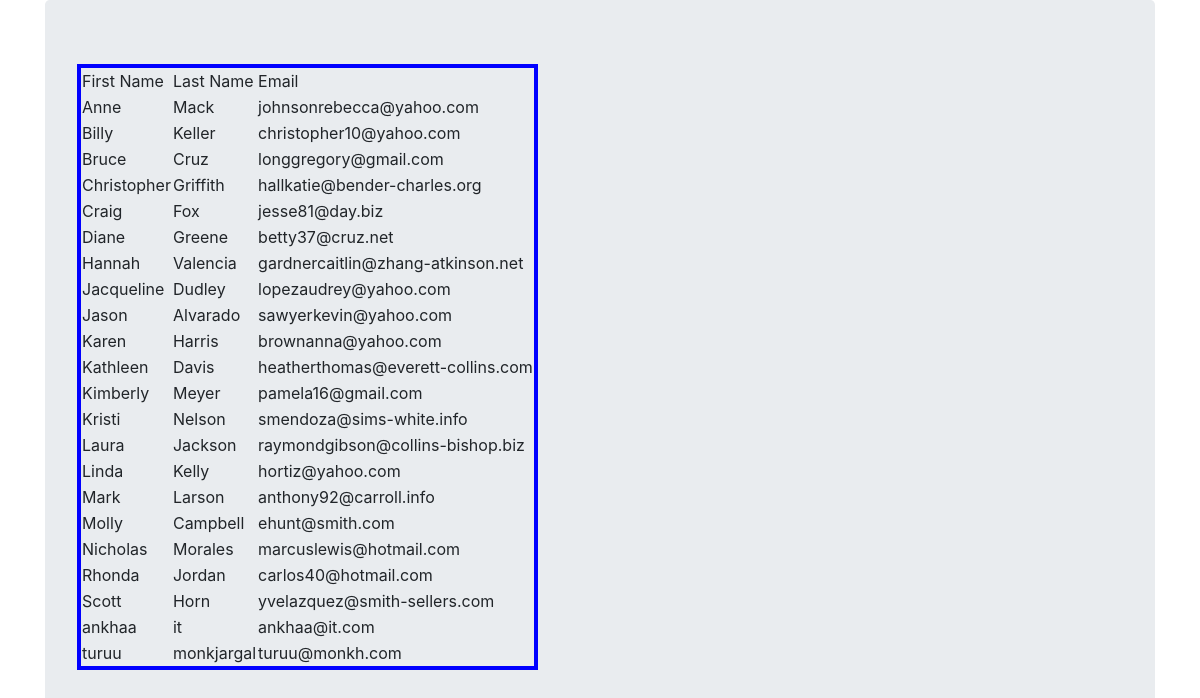
/users/, run on the app's committed database.
### appTwo/models.py (models this page shows)
class User(models.Model):
    firs_name = models.CharField(max_length=264, unique=True)
    last_name = models.CharField(max_length=264, unique=True)
    email = models.EmailField(max_length=264, unique=True)

### appTwo/views.py (the view)
# urls.py: path('', views.users, name='user'),
def users(request):
    user_list = User.objects.order_by('firs_name')
    user_dict = {'users': user_list}
    return render(request, 'appTwo/user.html', context=user_dict)

### appTwo/templates/appTwo/user.html (shortened to what this page needs)
<!DOCTYPE html>
{% load static %}
<html>
<head>
	<link rel="stylesheet" href="https://stackpath.bootstrapcdn.com/bootstrap/4.4.1/css/bootstrap.min.css">
	<link rel="stylesheet" type="text/css" href="{% static 'css/mystyle.css' %}">
</head>
<body>
	<div class="container" class="center">
	<div class="jumbotron" >
		{% if users %}
		<table>
			<thead>
				<td>First Name</td>
				<td>Last Name</td>
				<td>Email</td>
			</thead>
			{% for user in users %}
			<tr>
				<td>{{user.firs_name}}</td>
				<td>{{user.last_name}}</td>
				<td>{{user.email}}</td>
			</tr>
			{% endfor %}
			{% else %}
				<p>There is no user</p>
			{% endif%}
		</table>
	</div>
</div>
</body>
</html>

### appTwo/static/css/mystyle.css (style rules this page uses)
table,th { border:4px solid blue; }

### data on the page
User: firs_name "Anne", last_name "Mack", email "johnsonrebecca@yahoo.com"
User: firs_name "Billy", last_name "Keller", email "christopher10@yahoo.com"
User: firs_name "Bruce", last_name "Cruz", email "longgregory@gmail.com"
User: firs_name "Christopher", last_name "Griffith", email "hallkatie@bender-charles.org"
User: firs_name "Craig", last_name "Fox", email "jesse81@day.biz"
User: firs_name "Diane", last_name "Greene", email "betty37@cruz.net"
User: firs_name "Hannah", last_name "Valencia", email "gardnercaitlin@zhang-atkinson.net"
User: firs_name "Jacqueline", last_name "Dudley", email "lopezaudrey@yahoo.com"
User: firs_name "Jason", last_name "Alvarado", email "sawyerkevin@yahoo.com"
User: firs_name "Karen", last_name "Harris", email "brownanna@yahoo.com"
User: firs_name "Kathleen", last_name "Davis", email "heatherthomas@everett-collins.com"
User: firs_name "Kimberly", last_name "Meyer", email "pamela16@gmail.com"
User: firs_name "Kristi", last_name "Nelson", email "smendoza@sims-white.info"
User: firs_name "Laura", last_name "Jackson", email "raymondgibson@collins-bishop.biz"
User: firs_name "Linda", last_name "Kelly", email "hortiz@yahoo.com"
User: firs_name "Mark", last_name "Larson", email "anthony92@carroll.info"
User: firs_name "Molly", last_name "Campbell", email "ehunt@smith.com"
User: firs_name "Nicholas", last_name "Morales", email "marcuslewis@hotmail.com"
User: firs_name "Rhonda", last_name "Jordan", email "carlos40@hotmail.com"
User: firs_name "Scott", last_name "Horn", email "yvelazquez@smith-sellers.com"
User: firs_name "ankhaa", last_name "it", email "ankhaa@it.com"
User: firs_name "turuu", last_name "monkjargal", email "turuu@monkh.com"
